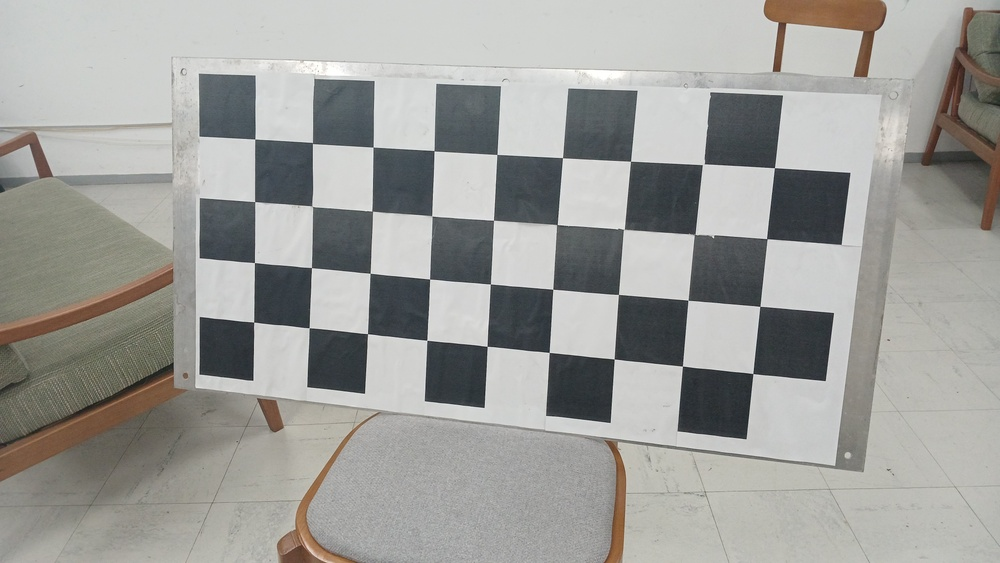
#> input picture img/20260924_192821.jpg, 1000 x 563 px, shrunk from 4080 x 2296 before the run
$ python 06_verificar_retas.py
#> lines starting #> are read from the running program, lines starting #| are printed output that depends on the picture
import os
import cv2 as cv
import numpy as np

IMG_DIR = "img"
RESULTADOS_DIR = "Resultados"
CALIB_FILE = os.path.join(RESULTADOS_DIR, "calibracao_camera.npz")
CACHE_POINTS = os.path.join(RESULTADOS_DIR, "pontos_detectados.npz")
OUTPUT_DIR = os.path.join(RESULTADOS_DIR, "img_retas")

IMG = "20260924_192821.jpg"
PATTERN = (9, 4)  # 4 fileiras de 9 cantos


def desvio_da_corda(pts):
    """Desvio max/medio dos pontos intermediarios em relacao a reta entre as pontas."""
    a, b = pts[0], pts[-1]
    v = (b - a) / np.linalg.norm(b - a)
    n = np.array([-v[1], v[0]])
    devs = [abs(np.dot(q - a, n)) for q in pts[1:-1]]
    return max(devs), float(np.mean(devs))


def main():
    os.makedirs(OUTPUT_DIR, exist_ok=True)

    calib = np.load(CALIB_FILE, allow_pickle=True)
#> (reads Resultados/calibracao_camera.npz from the repository)
    mtx, dist = calib["mtx"], calib["dist"]
    img_shape = tuple(int(x) for x in calib["img_shape"])
    valid = [str(x) for x in calib["valid_images"]]

    cache = np.load(CACHE_POINTS, allow_pickle=True)
#> (reads Resultados/pontos_detectados.npz from the repository)
    imgpoints = [np.array(p, dtype=np.float32).reshape(-1, 2)
                 for p in cache["imgpoints"]]
    det = imgpoints[valid.index(IMG)]

    img = cv.imread(os.path.join(IMG_DIR, IMG))
#> img is the input picture: shape (563, 1000, 3); mean B, G, R 154.1, 157.7, 157.6
    h, w = img.shape[:2]
#> h = 563; w = 1000

    # Uma fileira de cantos e COLINEAR no mundo -> na imagem ideal vira reta.
    # Medimos quanto os cantos detectados desviam da corda entre os extremos,
    # antes e depois de remover a distorcao.
    mtx2, _ = cv.getOptimalNewCameraMatrix(mtx, dist, img_shape, 0.8, img_shape)
    und = cv.undistort(img, mtx, dist, None, mtx2)
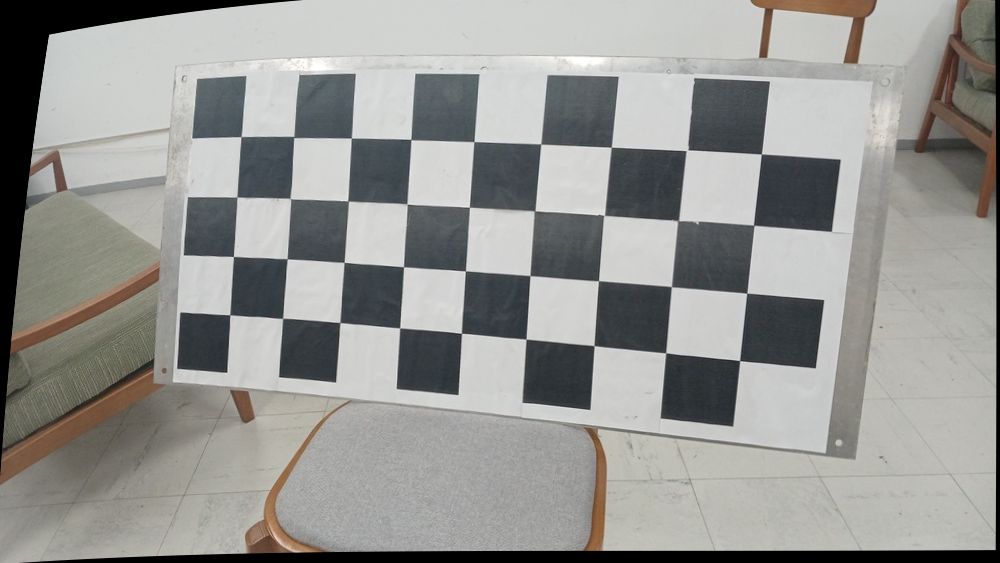
#> und: shape (563, 1000, 3); mean B, G, R 146.5, 149.6, 149.5
    det_u = cv.undistortPoints(det.reshape(-1, 1, 2), mtx, dist,
                             P=mtx2).reshape(-1, 2)

    print("=== 06: VERIFICACAO DE RETAS (fileiras de cantos) ===\n")
    for label, im, pts in [("ANTES (original)", img, det),
                           ("DEPOIS (corrigida)", und, det_u)]:
        out = im.copy()
        print(label)
        for row in range(PATTERN[1]):
            p = pts[row * PATTERN[0]:(row + 1) * PATTERN[0]]
            mx, mn = desvio_da_corda(p)
            cv.line(out, tuple(p[0].astype(int)), tuple(p[-1].astype(int)),
                    (0, 0, 255), 3)
            for q in p:
                cv.circle(out, tuple(q.astype(int)), 10, (0, 255, 255), -1)
            print(f"  fileira {row}: desvio max {mx:.2f} px  medio {mn:.2f} px")
        tag = "antes" if "ANTES" in label else "depois"
        cv.imwrite(os.path.join(OUTPUT_DIR, f"retas_{tag}.jpg"), out)
#> this loop made 2 passes
#> (label, tag) on passes 1 to 2: ('ANTES (original)', 'antes'), ('DEPOIS (corrigida)', 'depois')
#| ANTES (original)
#|   fileira 0: desvio max 1.28 px  medio 0.64 px
#|   fileira 1: desvio max 5.15 px  medio 2.42 px
#|   fileira 2: desvio max 6.10 px  medio 4.21 px
#|   fileira 3: desvio max 8.34 px  medio 5.76 px
#| DEPOIS (corrigida)
#|   fileira 0: desvio max 2.98 px  medio 1.30 px
#|   fileira 1: desvio max 3.83 px  medio 1.52 px
#|   fileira 2: desvio max 1.94 px  medio 0.88 px
#|   fileira 3: desvio max 1.39 px  medio 0.74 px
    print(f"\nImagens salvas em: {OUTPUT_DIR}/")
#| Imagens salvas em: Resultados/img_retas/


if __name__ == "__main__":
    main()
